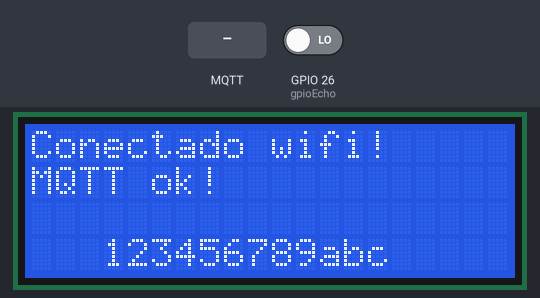
A sketch run on a simulated ESP32. Shown: 20×4 character LCD. The test bench sets the inputs (shaded band); at power-on: GPIO 26 (gpioEcho) LOW. WiFi joins after 1.5 s; servers stay silent unless stated; no MQTT or app messages arrive unless stated; what the sketch prints to the serial monitor is not drawn.

Above: at 2.8 s.
2.9 s: MQTT message "1" arrives on the first subscribed topic
At 4.1 s:
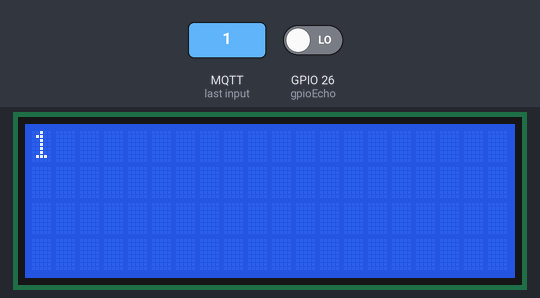
4.4 s: MQTT message "on" arrives on the first subscribed topic
At 5.3 s:
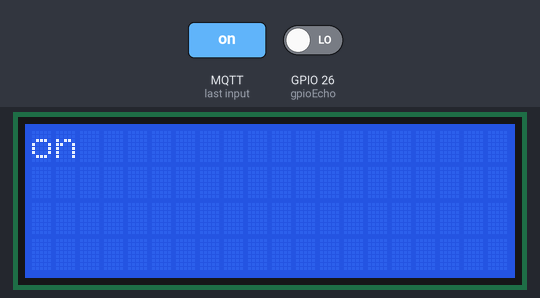
5.9 s: MQTT message "off" arrives on the first subscribed topic
At 6.7 s:
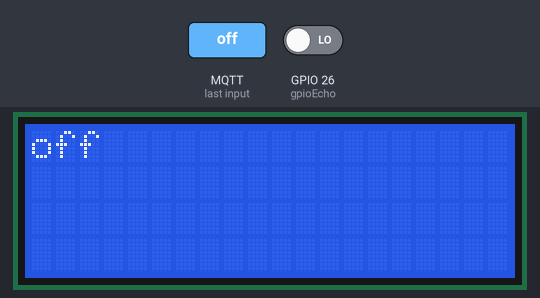
Timing chart, 0 to 8.9 s (numbered marks = the images above; inputs shaded):
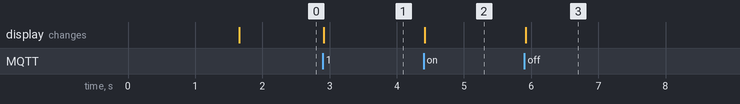

The sketch:

LCD_ino.ino
```cpp
#include <Wire.h>
#include <LiquidCrystal_I2C.h>
#include <WiFi.h>
#include <WiFiClientSecure.h>
#include <PubSubClient.h>
#include <HTTPClient.h>

//*****Constantes******//

LiquidCrystal_I2C lcd(0x27, 20, 4);

const char* routerName = "MOVISTAR-Redalberto";
const char* routerPassword = "AjhkXV6hrFqb7yxqkxTU";

const char* mqttServer = "iotsuper.duckdns.org";
const int mqttPort = 8883;

const char* usuarioMqtt = "iotsuper";
const char* contrasenaMqtt = "iotsupermqtt";


const int gpioEcho = 26;
const int gpioTrig = 27;

//************************//

const char* cert = R"(
-----BEGIN CERTIFICATE-----
MIIFazCCA1OgAwIBAgIRAIIQz7DSQONZRGPgu2OCiwAwDQYJKoZIhvcNAQELBQAw
TzELMAkGA1UEBhMCVVMxKTAnBgNVBAoTIEludGVybmV0IFNlY3VyaXR5IFJlc2Vh
cmNoIEdyb3VwMRUwEwYDVQQDEwxJU1JHIFJvb3QgWDEwHhcNMTUwNjA0MTEwNDM4
WhcNMzUwNjA0MTEwNDM4WjBPMQswCQYDVQQGEwJVUzEpMCcGA1UEChMgSW50ZXJu
ZXQgU2VjdXJpdHkgUmVzZWFyY2ggR3JvdXAxFTATBgNVBAMTDElTUkcgUm9vdCBY
MTCCAiIwDQYJKoZIhvcNAQEBBQADggIPADCCAgoCggIBAK3oJHP0FDfzm54rVygc
h77ct984kIxuPOZXoHj3dcKi/vVqbvYATyjb3miGbESTtrFj/RQSa78f0uoxmyF+
0TM8ukj13Xnfs7j/EvEhmkvBioZxaUpmZmyPfjxwv60pIgbz5MDmgK7iS4+3mX6U
A5/TR5d8mUgjU+g4rk8Kb4Mu0UlXjIB0ttov0DiNewNwIRt18jA8+o+u3dpjq+sW
T8KOEUt+zwvo/7V3LvSye0rgTBIlDHCNAymg4VMk7BPZ7hm/ELNKjD+Jo2FR3qyH
B5T0Y3HsLuJvW5iB4YlcNHlsdu87kGJ55tukmi8mxdAQ4Q7e2RCOFvu396j3x+UC
B5iPNgiV5+I3lg02dZ77DnKxHZu8A/lJBdiB3QW0KtZB6awBdpUKD9jf1b0SHzUv
KBds0pjBqAlkd25HN7rOrFleaJ1/ctaJxQZBKT5ZPt0m9STJEadao0xAH0ahmbWn
OlFuhjuefXKnEgV4We0+UXgVCwOPjdAvBbI+e0ocS3MFEvzG6uBQE3xDk3SzynTn
jh8BCNAw1FtxNrQHusEwMFxIt4I7mKZ9YIqioymCzLq9gwQbooMDQaHWBfEbwrbw
qHyGO0aoSCqI3Haadr8faqU9GY/rOPNk3sgrDQoo//fb4hVC1CLQJ13hef4Y53CI
rU7m2Ys6xt0nUW7/vGT1M0NPAgMBAAGjQjBAMA4GA1UdDwEB/wQEAwIBBjAPBgNV
HRMBAf8EBTADAQH/MB0GA1UdDgQWBBR5tFnme7bl5AFzgAiIyBpY9umbbjANBgkq
hkiG9w0BAQsFAAOCAgEAVR9YqbyyqFDQDLHYGmkgJykIrGF1XIpu+ILlaS/V9lZL
ubhzEFnTIZd+50xx+7LSYK05qAvqFyFWhfFQDlnrzuBZ6brJFe+GnY+EgPbk6ZGQ
3BebYhtF8GaV0nxvwuo77x/Py9auJ/GpsMiu/X1+mvoiBOv/2X/qkSsisRcOj/KK
NFtY2PwByVS5uCbMiogziUwthDyC3+6WVwW6LLv3xLfHTjuCvjHIInNzktHCgKQ5
ORAzI4JMPJ+GslWYHb4phowim57iaztXOoJwTdwJx4nLCgdNbOhdjsnvzqvHu7Ur
TkXWStAmzOVyyghqpZXjFaH3pO3JLF+l+/+sKAIuvtd7u+Nxe5AW0wdeRlN8NwdC
jNPElpzVmbUq4JUagEiuTDkHzsxHpFKVK7q4+63SM1N95R1NbdWhscdCb+ZAJzVc
oyi3B43njTOQ5yOf+1CceWxG1bQVs5ZufpsMljq4Ui0/1lvh+wjChP4kqKOJ2qxq
4RgqsahDYVvTH9w7jXbyLeiNdd8XM2w9U/t7y0Ff/9yi0GE44Za4rF2LN9d11TPA
mRGunUHBcnWEvgJBQl9nJEiU0Zsnvgc/ubhPgXRR4Xq37Z0j4r7g1SgEEzwxA57d
emyPxgcYxn/eR44/KJ4EBs+lVDR3veyJm+kXQ99b21/+jh5Xos1AnX5iItreGCc=
-----END CERTIFICATE-----
)";

//************************//

//*****Variables no constantes******//

int enviarPing = 0;
int reactivarUltraSonido = 0;

float tiempo = 0.0;
float distancia = 0.0;

String chipIDStr;
String topic;

WiFiClientSecure espClient;
PubSubClient client(espClient);

HTTPClient httpPost;
TaskHandle_t TareaSensor;

//************************//

void iniciarWifi()
{
  WiFi.begin(routerName, routerPassword);

  while(WiFi.status() != WL_CONNECTED)
  {
    lcd.setCursor(0,0);
    lcd.print("Problema wifi!");
  }

  lcd.setCursor(0,0);
  lcd.print("Conectado wifi!");
}

void iniciarMqtt()
{
  espClient.setCACert(cert);

  client.setClient(espClient);
  client.setServer(mqttServer, mqttPort);

  while(!client.connected())
  {
    Serial.print("Conectando al servidor mqtt...");

    if(client.connect(chipIDStr.c_str(), usuarioMqtt, contrasenaMqtt))
    {
      Serial.println("Conectado!");
    }
    else
    {
      Serial.printf("Error: %d\n", client.state());
      delay(2000);
    }
  }


  lcd.setCursor(0,1);
  lcd.print("MQTT ok!");
}

void callback(char* topic, byte* payload, unsigned int length)
{
  char fila1[21], fila2[21], fila3[21], fila4[21];
  int j = 0;
  int i, end;

  end = 0;
  for (i = 0; i < 20 && j < length && (char)payload[j] != '|'; i++, j++)
  {
    fila1[i] = (char)payload[j];
    end = i + 1;
  }
  fila1[end] = '\0';
  if (j < length) j++;

  end = 0;
  for (i = 0; i < 20 && j < length && (char)payload[j] != '|'; i++, j++)
  {
    fila2[i] = (char)payload[j];
    end = i + 1;
  }
  fila2[end] = '\0';
  if (j < length) j++;

  end = 0;
  for (i = 0; i < 20 && j < length && (char)payload[j] != '|'; i++, j++)
  {
    fila3[i] = (char)payload[j];
    end = i + 1;
  }
  fila3[end] = '\0';
  if (j < length) j++;

  end = 0;
  for (i = 0; i < 20 && j < length && (char)payload[j] != '|'; i++, j++)
  {
    fila4[i] = (char)payload[j];
    end = i + 1;
  }
  fila4[end] = '\0';

  lcd.clear();

  lcd.setCursor(0, 0);
  lcd.print(fila1);

  lcd.setCursor(0, 1);
  lcd.print(fila2);

  lcd.setCursor(0, 2);
  lcd.print(fila3);

  lcd.setCursor(0, 3);
  lcd.print(fila4);
}

void hacerPing(const String& payload)
{
  String fullTopic = topic;
  client.publish(fullTopic.c_str(), payload.c_str());
}

void actualizarEstadistica()
{

  httpPost.POST("");
  httpPost.end();
}

void miSensorTask(void *pvParameters)//puntero generico para pasar datos
{
  while(true)
  {
    digitalWrite(gpioTrig, HIGH);
    delay(10);
    digitalWrite(gpioTrig, LOW);

    tiempo = pulseIn(gpioEcho, HIGH, 12000);
    distancia = (tiempo * 0.034) / 2; // en centimetros

    if(distancia <= 15 && distancia != 0.00 && reactivarUltraSonido >= 60)
    {
      Serial.println(distancia);
      Serial.println(reactivarUltraSonido);
      hacerPing("VISTO");
      reactivarUltraSonido = 0;
    }

    reactivarUltraSonido++;

    delay(100);
  }
}

void setup()
{
  Serial.begin(57600);
  Serial.println("Starting...");

  uint64_t chipID = ESP.getEfuseMac();
  chipIDStr =  String((uint32_t)(chipID >> 32), HEX) + String((uint32_t)chipID, HEX);
  topic = "IoTSuper/LCD/" + chipIDStr;

  lcd.init();
  lcd.backlight();

  lcd.setCursor(3,3);
  lcd.print(chipIDStr);

  iniciarWifi();
  iniciarMqtt();

  client.setCallback(callback);
  String topicOutput = topic + "/OUTPUT";
  client.subscribe(topicOutput.c_str());

  pinMode(gpioEcho, INPUT);
  pinMode(gpioTrig, OUTPUT);

  xTaskCreatePinnedToCore(miSensorTask, "detector", 10000, NULL, 1, &TareaSensor, 1);//funcion, nombre, memoria para la hebra (10000 es el maximo), variables = ninguna, prioridad, manejador, nucleo del procesador donde se va a ejecutar
}

void loop()
{
  if(enviarPing == 3000)
  {
    hacerPing("PING");
    enviarPing = 0;
  }

  if (!client.connected())
  {
    iniciarMqtt();
  }

  client.loop();

  enviarPing++;

  delay(10);
}
```

Measured:
- after the input at 2.9 s, the display: changes at once (image 1)
- after the input at 4.4 s, the display: changes at once (image 2)
- after the input at 5.9 s, the display: changes at once (image 3)
